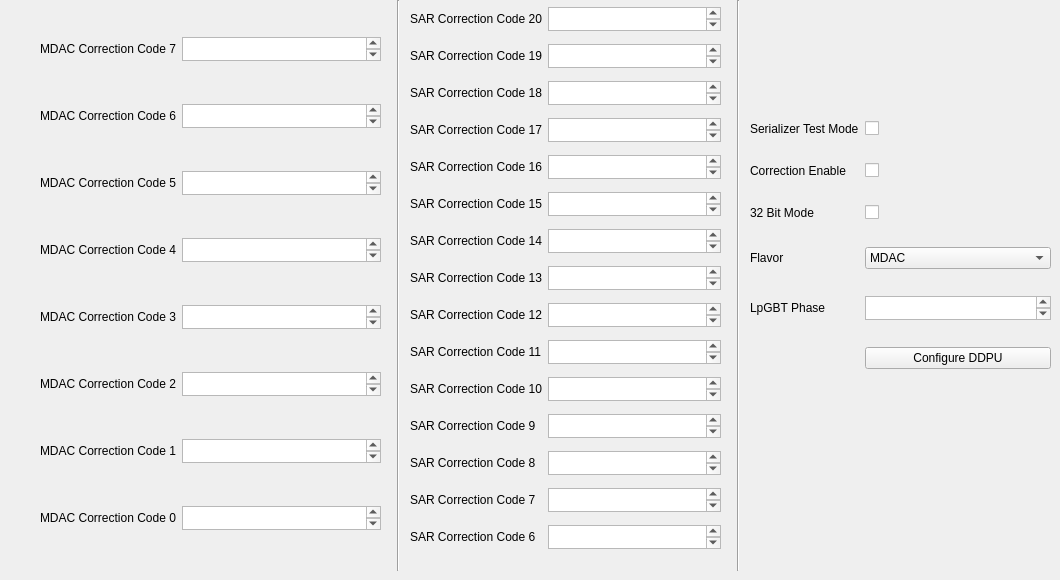
            <widget class="QWidget" name="channel1DDPUTab">
             <attribute name="title">
              <string>DDPU</string>
             </attribute>
             <widget class="QWidget" name="gridLayoutWidget_4">
              <property name="geometry">
               <rect>
                <x>40</x>
                <y>0</y>
                <width>341</width>
                <height>571</height>
               </rect>
              </property>
              <layout class="QGridLayout" name="gridLayout_5">
               <item row="0" column="0">
                <widget class="QLabel" name="label_46">
                 <property name="maximumSize">
                  <size>
                   <width>16777215</width>
                   <height>20</height>
                  </size>
                 </property>
                 <property name="text">
                  <string>MDAC Correction Code 7</string>
                 </property>
                </widget>
               </item>
               <item row="3" column="0">
                <widget class="QLabel" name="label_47">
                 <property name="maximumSize">
                  <size>
                   <width>16777215</width>
                   <height>20</height>
                  </size>
                 </property>
                 <property name="text">
                  <string>MDAC Correction Code 4</string>
                 </property>
                </widget>
               </item>
               <item row="4" column="0">
                <widget class="QLabel" name="label_48">
                 <property name="maximumSize">
                  <size>
                   <width>16777215</width>
                   <height>20</height>
                  </size>
                 </property>
                 <property name="text">
                  <string>MDAC Correction Code 3</string>
                 </property>
                </widget>
               </item>
               <item row="1" column="0">
                <widget class="QLabel" name="label_49">
                 <property name="maximumSize">
                  <size>
                   <width>16777215</width>
                   <height>20</height>
                  </size>
                 </property>
                 <property name="text">
                  <string>MDAC Correction Code 6</string>
                 </property>
                </widget>
               </item>
               <item row="6" column="0">
                <widget class="QLabel" name="label_50">
                 <property name="maximumSize">
                  <size>
                   <width>16777215</width>
                   <height>20</height>
                  </size>
                 </property>
                 <property name="text">
                  <string>MDAC Correction Code 1</string>
                 </property>
                </widget>
               </item>
               <item row="5" column="0">
                <widget class="QLabel" name="label_51">
                 <property name="maximumSize">
                  <size>
                   <width>16777215</width>
                   <height>20</height>
                  </size>
                 </property>
                 <property name="text">
                  <string>MDAC Correction Code 2</string>
                 </property>
                </widget>
               </item>
               <item row="2" column="0">
                <widget class="QLabel" name="label_52">
                 <property name="maximumSize">
                  <size>
                   <width>16777215</width>
                   <height>20</height>
                  </size>
                 </property>
                 <property name="text">
                  <string>MDAC Correction Code 5</string>
                 </property>
                </widget>
               </item>
               <item row="7" column="0">
                <widget class="QLabel" name="label_53">
                 <property name="maximumSize">
                  <size>
                   <width>16777215</width>
                   <height>20</height>
                  </size>
                 </property>
                 <property name="text">
                  <string>MDAC Correction Code 0</string>
                 </property>
                </widget>
               </item>
               <item row="7" column="1">
                <widget class="QPlainTextEdit" name="coluta13ch1MDACCorrectionCode0Box">
                 <property name="maximumSize">
                  <size>
                   <width>16777215</width>
                   <height>24</height>
                  </size>
                 </property>
                </widget>
               </item>
               <item row="6" column="1">
                <widget class="QPlainTextEdit" name="coluta13ch1MDACCorrectionCode1Box">
                 <property name="maximumSize">
                  <size>
                   <width>16777215</width>
                   <height>24</height>
                  </size>
                 </property>
                </widget>
               </item>
               <item row="5" column="1">
                <widget class="QPlainTextEdit" name="coluta13ch1MDACCorrectionCode2Box">
                 <property name="maximumSize">
                  <size>
                   <width>16777215</width>
                   <height>24</height>
                  </size>
                 </property>
                </widget>
               </item>
               <item row="4" column="1">
                <widget class="QPlainTextEdit" name="coluta13ch1MDACCorrectionCode3Box">
                 <property name="maximumSize">
                  <size>
                   <width>16777215</width>
                   <height>24</height>
                  </size>
                 </property>
                </widget>
               </item>
               <item row="3" column="1">
                <widget class="QPlainTextEdit" name="coluta13ch1MDACCorrectionCode4Box">
                 <property name="maximumSize">
                  <size>
                   <width>16777215</width>
                   <height>24</height>
                  </size>
                 </property>
                </widget>
               </item>
               <item row="2" column="1">
                <widget class="QPlainTextEdit" name="coluta13ch1MDACCorrectionCode5Box">
                 <property name="maximumSize">
                  <size>
                   <width>16777215</width>
                   <height>24</height>
                  </size>
                 </property>
                </widget>
               </item>
               <item row="1" column="1">
                <widget class="QPlainTextEdit" name="coluta13ch1MDACCorrectionCode6Box">
                 <property name="maximumSize">
                  <size>
                   <width>16777215</width>
                   <height>24</height>
                  </size>
                 </property>
                </widget>
               </item>
               <item row="0" column="1">
                <widget class="QPlainTextEdit" name="coluta13ch1MDACCorrectionCode7Box">
                 <property name="maximumSize">
                  <size>
                   <width>16777215</width>
                   <height>24</height>
                  </size>
                 </property>
                </widget>
               </item>
              </layout>
             </widget>
             <widget class="QWidget" name="gridLayoutWidget_5">
              <property name="geometry">
               <rect>
                <x>410</x>
                <y>0</y>
                <width>311</width>
                <height>571</height>
               </rect>
              </property>
              <layout class="QGridLayout" name="gridLayout_7">
               <item row="0" column="0">
                <widget class="QLabel" name="label_54">
                 <property name="text">
                  <string>SAR Correction Code 20</string>
                 </property>
                </widget>
               </item>
               <item row="12" column="0">
                <widget class="QLabel" name="label_55">
                 <property name="text">
                  <string>SAR Correction Code 8</string>
                 </property>
                </widget>
               </item>
               <item row="8" column="0">
                <widget class="QLabel" name="label_56">
                 <property name="text">
                  <string>SAR Correction Code 12</string>
                 </property>
                </widget>
               </item>
               <item row="3" column="0">
                <widget class="QLabel" name="label_57">
                 <property name="text">
                  <string>SAR Correction Code 17</string>
                 </property>
                </widget>
               </item>
               <item row="1" column="0">
                <widget class="QLabel" name="label_58">
                 <property name="text">
                  <string>SAR Correction Code 19</string>
                 </property>
                </widget>
               </item>
               <item row="13" column="0">
                <widget class="QLabel" name="label_59">
                 <property name="text">
                  <string>SAR Correction Code 7</string>
                 </property>
                </widget>
               </item>
               <item row="11" column="0">
                <widget class="QLabel" name="label_60">
                 <property name="text">
                  <string>SAR Correction Code 9</string>
                 </property>
                </widget>
               </item>
               <item row="10" column="0">
                <widget class="QLabel" name="label_61">
                 <property name="text">
                  <string>SAR Correction Code 10</string>
                 </property>
                </widget>
               </item>
               <item row="7" column="0">
                <widget class="QLabel" name="label_62">
                 <property name="text">
                  <string>SAR Correction Code 13</string>
                 </property>
                </widget>
               </item>
               <item row="2" column="0">
                <widget class="QLabel" name="label_63">
                 <property name="text">
                  <string>SAR Correction Code 18</string>
                 </property>
                </widget>
               </item>
               <item row="5" column="0">
                <widget class="QLabel" name="label_64">
                 <property name="text">
                  <string>SAR Correction Code 15</string>
                 </property>
                </widget>
               </item>
               <item row="9" column="0">
                <widget class="QLabel" name="label_65">
                 <property name="text">
                  <string>SAR Correction Code 11</string>
                 </property>
                </widget>
               </item>
               <item row="4" column="0">
                <widget class="QLabel" name="label_66">
                 <property name="text">
                  <string>SAR Correction Code 16</string>
                 </property>
                </widget>
               </item>
               <item row="6" column="0">
                <widget class="QLabel" name="label_67">
                 <property name="text">
                  <string>SAR Correction Code 14</string>
                 </property>
                </widget>
               </item>
               <item row="14" column="0">
                <widget class="QLabel" name="label_68">
                 <property name="maximumSize">
                  <size>
                   <width>16777215</width>
                   <height>20</height>
                  </size>
                 </property>
                 <property name="text">
                  <string>SAR Correction Code 6</string>
                 </property>
                </widget>
               </item>
               <item row="0" column="1">
                <widget class="QPlainTextEdit" name="coluta13ch1SARCorrectionCode20Box">
                 <property name="maximumSize">
                  <size>
                   <width>16777215</width>
                   <height>24</height>
                  </size>
                 </property>
                </widget>
               </item>
               <item row="1" column="1">
                <widget class="QPlainTextEdit" name="coluta13ch1SARCorrectionCode19Box">
                 <property name="maximumSize">
                  <size>
                   <width>16777215</width>
                   <height>24</height>
                  </size>
                 </property>
                </widget>
               </item>
               <item row="2" column="1">
                <widget class="QPlainTextEdit" name="coluta13ch1SARCorrectionCode18Box">
                 <property name="maximumSize">
                  <size>
                   <width>16777215</width>
                   <height>24</height>
                  </size>
                 </property>
                </widget>
               </item>
               <item row="3" column="1">
                <widget class="QPlainTextEdit" name="coluta13ch1SARCorrectionCode17Box">
                 <property name="maximumSize">
                  <size>
                   <width>16777215</width>
                   <height>24</height>
                  </size>
                 </property>
                </widget>
               </item>
               <item row="4" column="1">
                <widget class="QPlainTextEdit" name="coluta13ch1SARCorrectionCode16Box">
                 <property name="maximumSize">
                  <size>
                   <width>16777215</width>
                   <height>24</height>
                  </size>
                 </property>
                </widget>
               </item>
               <item row="5" column="1">
                <widget class="QPlainTextEdit" name="coluta13ch1SARCorrectionCode15Box">
                 <property name="maximumSize">
                  <size>
                   <width>16777215</width>
                   <height>24</height>
                  </size>
                 </property>
                </widget>
               </item>
               <item row="6" column="1">
                <widget class="QPlainTextEdit" name="coluta13ch1SARCorrectionCode14Box">
                 <property name="maximumSize">
                  <size>
                   <width>16777215</width>
                   <height>24</height>
                  </size>
                 </property>
                </widget>
               </item>
               <item row="7" column="1">
                <widget class="QPlainTextEdit" name="coluta13ch1SARCorrectionCode13Box">
                 <property name="maximumSize">
                  <size>
                   <width>16777215</width>
                   <height>24</height>
                  </size>
                 </property>
                </widget>
               </item>
               <item row="8" column="1">
                <widget class="QPlainTextEdit" name="coluta13ch1SARCorrectionCode12Box">
                 <property name="maximumSize">
                  <size>
                   <width>16777215</width>
                   <height>24</height>
                  </size>
                 </property>
                </widget>
               </item>
               <item row="9" column="1">
                <widget class="QPlainTextEdit" name="coluta13ch1SARCorrectionCode11Box">
                 <property name="maximumSize">
                  <size>
                   <width>16777215</width>
                   <height>24</height>
                  </size>
                 </property>
                </widget>
               </item>
               <item row="10" column="1">
                <widget class="QPlainTextEdit" name="coluta13ch1SARCorrectionCode10Box">
                 <property name="maximumSize">
                  <size>
                   <width>16777215</width>
                   <height>24</height>
                  </size>
                 </property>
                </widget>
               </item>
               <item row="11" column="1">
                <widget class="QPlainTextEdit" name="coluta13ch1SARCorrectionCode9Box">
                 <property name="maximumSize">
                  <size>
                   <width>16777215</width>
                   <height>24</height>
                  </size>
                 </property>
                </widget>
               </item>
               <item row="12" column="1">
                <widget class="QPlainTextEdit" name="coluta13ch1SARCorrectionCode8Box">
                 <property name="maximumSize">
                  <size>
                   <width>16777215</width>
                   <height>24</height>
                  </size>
                 </property>
                </widget>
               </item>
               <item row="13" column="1">
                <widget class="QPlainTextEdit" name="coluta13ch1SARCorrectionCode7Box">
                 <property name="maximumSize">
                  <size>
                   <width>16777215</width>
                   <height>24</height>
                  </size>
                 </property>
                </widget>
               </item>
               <item row="14" column="1">
                <widget class="QPlainTextEdit" name="coluta13ch1SARCorrectionCode6Box">
                 <property name="maximumSize">
                  <size>
                   <width>16777215</width>
                   <height>24</height>
                  </size>
                 </property>
                </widget>
               </item>
              </layout>
             </widget>
             <widget class="QWidget" name="gridLayoutWidget_29">
              <property name="geometry">
               <rect>
                <x>750</x>
                <y>100</y>
                <width>301</width>
                <height>291</height>
               </rect>
              </property>
              <layout class="QGridLayout" name="gridLayout_8">
               <item row="2" column="0">
                <widget class="QLabel" name="label_69">
                 <property name="text">
                  <string>32 Bit Mode</string>
                 </property>
                </widget>
               </item>
               <item row="0" column="0">
                <widget class="QLabel" name="label_70">
                 <property name="text">
                  <string>Serializer Test Mode</string>
                 </property>
                </widget>
               </item>
               <item row="0" column="1">
                <widget class="QCheckBox" name="coluta13ch1SerializerTestModeBox">
                 <property name="text">
                  <string/>
                 </property>
                </widget>
               </item>
               <item row="1" column="0">
                <widget class="QLabel" name="coluta13ch1">
                 <property name="text">
                  <string>Correction Enable</string>
                 </property>
                </widget>
               </item>
               <item row="1" column="1">
                <widget class="QCheckBox" name="coluta13ch1CorrectionEnableBox">
                 <property name="text">
                  <string/>
                 </property>
                </widget>
               </item>
               <item row="2" column="1">
                <widget class="QCheckBox" name="coluta13ch1OutputModeBox">
                 <property name="text">
                  <string/>
                 </property>
                </widget>
               </item>
               <item row="4" column="0">
                <widget class="QLabel" name="label_71">
                 <property name="text">
                  <string>LpGBT Phase</string>
                 </property>
                </widget>
               </item>
               <item row="3" column="0">
                <widget class="QLabel" name="label_72">
                 <property name="maximumSize">
                  <size>
                   <width>16777215</width>
                   <height>20</height>
                  </size>
                 </property>
                 <property name="text">
                  <string>Flavor </string>
                 </property>
                </widget>
               </item>
               <item row="5" column="1">
                <widget class="QPushButton" name="coluta13ch1ConfigureButton">
                 <property name="text">
                  <string>Configure DDPU</string>
                 </property>
                </widget>
               </item>
               <item row="4" column="1">
                <widget class="QPlainTextEdit" name="coluta13ch1LPGBTPhaseBox">
                 <property name="maximumSize">
                  <size>
                   <width>16777215</width>
                   <height>24</height>
                  </size>
                 </property>
                </widget>
               </item>
               <item row="3" column="1">
                <widget class="QComboBox" name="coluta13ch1FlavorBox">
                 <item>
                  <property name="text">
                   <string>MDAC</string>
                  </property>
                 </item>
                 <item>
                  <property name="text">
                   <string>DRE</string>
                  </property>
                 </item>
                </widget>
               </item>
              </layout>
             </widget>
             <widget class="Line" name="line_3">
              <property name="geometry">
               <rect>
                <x>390</x>
                <y>0</y>
                <width>16</width>
                <height>571</height>
               </rect>
              </property>
              <property name="orientation">
               <enum>Qt::Vertical</enum>
              </property>
             </widget>
             <widget class="Line" name="line_4">
              <property name="geometry">
               <rect>
                <x>730</x>
                <y>0</y>
                <width>16</width>
                <height>571</height>
               </rect>
              </property>
              <property name="orientation">
               <enum>Qt::Vertical</enum>
              </property>
             </widget>
            </widget>
